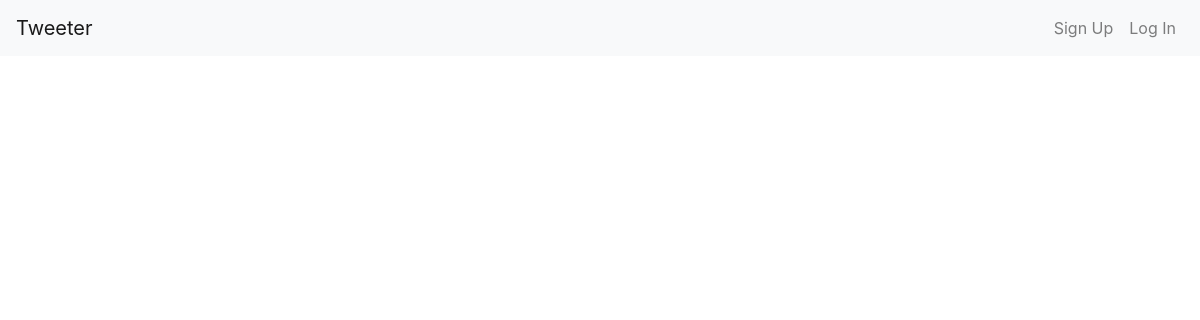
The app's page /, older data.
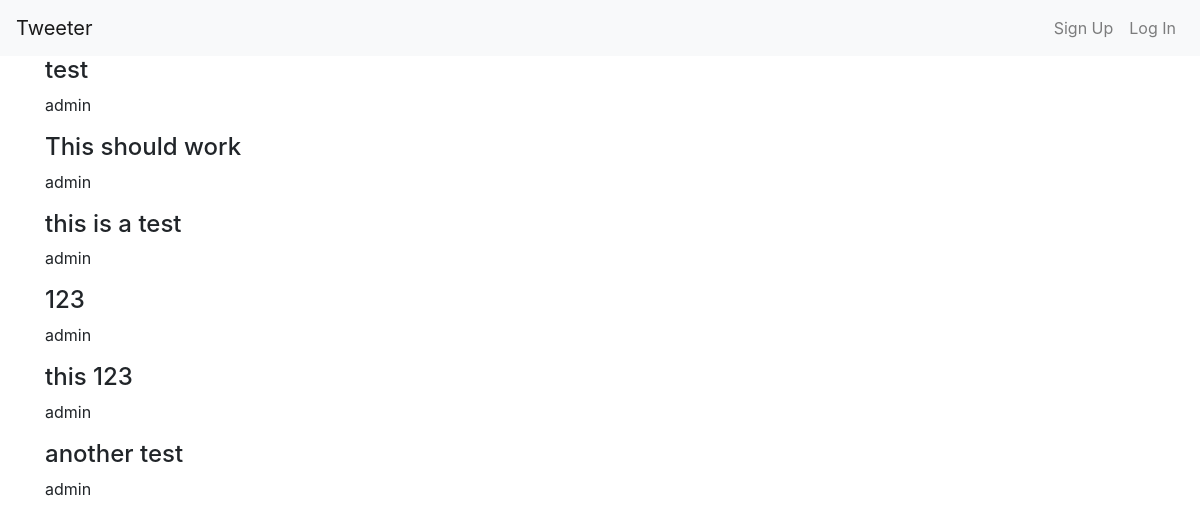
The same page, newer data.
### tweets/models.py (models this page shows, shortened)
class Tweet(models.Model):
    user = models.ForeignKey(get_user_model(), on_delete=models.PROTECT)
    body = models.CharField(max_length=255)
    created_at = models.DateTimeField(default=timezone.now)
    updated_at = models.DateTimeField(default=timezone.now)

### users/models.py (models this page shows, shortened)
class CustomUser(AbstractUser):
    gender = models.CharField(max_length=255, blank=True, null=True)
    dob = models.DateField(null=True, blank=True)
    location = models.CharField(max_length=255, blank=True, null=True)
    def __str__(self):
        return self.username

### tweets/views.py (the view)
# urls.py: path('', TweetListView.as_view(), name='home'),
class TweetListView(ListView):
    model = Tweet
    template_name = 'home.html'

### tweets/templates/home.html
{% extends 'base.html' %}
{% block content %}
  {% for tweet in object_list %}
    <div class="tweet-entry">
        <h4>{{ tweet.body }}</h4>
        <p>{{ tweet.user }}</p>
    </div>
  {% endfor %}
{% endblock content %}

### templates/base.html (shortened to what this page needs)
{% load bootstrap4 %}
<html>
<head>
    {% bootstrap_css %}
</head>
<body>
  <nav class="navbar navbar-expand-lg navbar-light bg-light">
    <a class="navbar-brand" href="{% url 'home' %}">Tweeter</a>
    <div class="collapse navbar-collapse" id="navbarSupportedContent">
      <ul class="navbar-nav ml-auto">
        {% if user.is_authenticated %}
          <li class="nav-item dropdown">
            <a class="nav-link dropdown-toggle" href="#" id="navbarDropdownMenuLink"
            data-toggle="dropdown" aria-haspopup="true"
            aria-expanded="false">
              Welcome {{ user.username }}
            </a>
            <div class="dropdown-menu" aria-labelledby="navbarDropdownMenuLink">
              <a class="dropdown-item" href="{% url 'update_user' user.pk %}">Profile</a>
              <a class="dropdown-item" href="{% url 'logout' %}">Log Out</a>
            </div>
          </li>
        {% else %}
        <li class="nav-item">
          <a class="nav-link" href="{% url 'signup' %}">Sign Up</a>
        </li>
          <li class="nav-item">
            <a class="nav-link" href="{% url 'login' %}">Log In</a>
          </li>
        {% endif %}
      </ul>
    </div>
  </nav>
  <div class="container">
      {% block content %}(no content){% endblock %}
  </div>
</body>
</html>

Row changes from the older to the newer data that the page shows:
added Tweet: body "test", user "admin"
added Tweet: body "This should work", user "admin"
added Tweet: body "this is a test", user "admin"
added Tweet: body "123", user "admin"
added Tweet: body "this 123", user "admin"
added Tweet: body "another test", user "admin"
